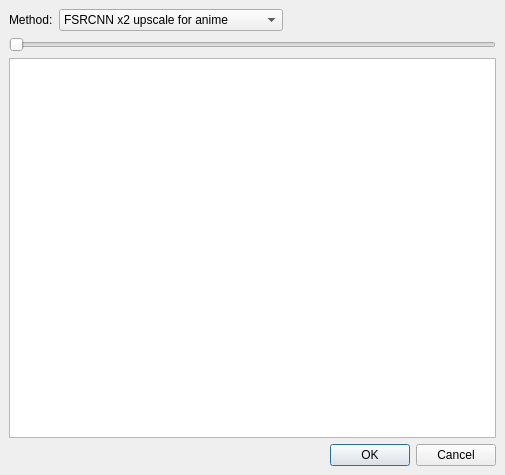
<?xml version="1.0" encoding="UTF-8"?>
<ui version="4.0">
 <class>aiEnhanceDialog</class>
 <widget class="QDialog" name="aiEnhanceDialog">
  <property name="geometry">
   <rect>
    <x>0</x>
    <y>0</y>
    <width>505</width>
    <height>475</height>
   </rect>
  </property>
  <property name="windowTitle">
   <string>A.I. Enhance</string>
  </property>
  <layout class="QVBoxLayout" name="verticalLayout">
   <property name="spacing">
    <number>6</number>
   </property>
   <property name="leftMargin">
    <number>9</number>
   </property>
   <property name="topMargin">
    <number>9</number>
   </property>
   <property name="rightMargin">
    <number>9</number>
   </property>
   <property name="bottomMargin">
    <number>9</number>
   </property>
   <item>
    <layout class="QHBoxLayout" name="horizontalLayout">
     <item>
      <widget class="QLabel" name="label">
       <property name="text">
        <string>Method:</string>
       </property>
      </widget>
     </item>
     <item>
      <widget class="QComboBox" name="comboBoxAlgo">
       <item>
        <property name="text">
         <string>FSRCNN x2 upscale for anime</string>
        </property>
       </item>
       <item>
        <property name="text">
         <string>FSRCNN x2 upscale with denoising</string>
        </property>
       </item>
       <item>
        <property name="text">
         <string>FSRCNN x2 upscale mild</string>
        </property>
       </item>
       <item>
        <property name="text">
         <string>FSRCNN x2 upscale</string>
        </property>
       </item>
       <item>
        <property name="text">
         <string>FSRCNN x3 upscale</string>
        </property>
       </item>
       <item>
        <property name="text">
         <string>FSRCNN x4 upscale</string>
        </property>
       </item>
      </widget>
     </item>
     <item>
      <widget class="QLabel" name="labelWarning">
       <property name="text">
        <string/>
       </property>
      </widget>
     </item>
     <item>
      <spacer>
       <property name="orientation">
        <enum>Qt::Horizontal</enum>
       </property>
       <property name="sizeHint" stdset="0">
        <size>
         <width>40</width>
         <height>20</height>
        </size>
       </property>
      </spacer>
     </item>
    </layout>
   </item>
   <item>
    <layout class="QHBoxLayout" name="toolboxLayout"/>
   </item>
   <item>
    <widget class="ADM_flyNavSlider" name="horizontalSlider">
     <property name="orientation">
      <enum>Qt::Horizontal</enum>
     </property>
    </widget>
   </item>
   <item>
    <widget class="QGraphicsView" name="graphicsView">
     <property name="focusPolicy">
      <enum>Qt::NoFocus</enum>
     </property>
    </widget>
   </item>
   <item>
    <widget class="QDialogButtonBox" name="buttonBox">
     <property name="orientation">
      <enum>Qt::Horizontal</enum>
     </property>
     <property name="standardButtons">
      <set>QDialogButtonBox::Cancel|QDialogButtonBox::Ok</set>
     </property>
    </widget>
   </item>
  </layout>
 </widget>
 <customwidgets>
  <customwidget>
   <class>ADM_QSlider</class>
   <extends>QSlider</extends>
   <header>ADM_toolkitQt.h</header>
  </customwidget>
  <customwidget>
   <class>ADM_flyNavSlider</class>
   <extends>ADM_QSlider</extends>
   <header>ADM_toolkitQt.h</header>
  </customwidget>
 </customwidgets>
 <resources/>
 <connections>
  <connection>
   <sender>buttonBox</sender>
   <signal>accepted()</signal>
   <receiver>aiEnhanceDialog</receiver>
   <slot>accept()</slot>
   <hints>
    <hint type="sourcelabel">
     <x>248</x>
     <y>254</y>
    </hint>
    <hint type="destinationlabel">
     <x>157</x>
     <y>274</y>
    </hint>
   </hints>
  </connection>
  <connection>
   <sender>buttonBox</sender>
   <signal>rejected()</signal>
   <receiver>aiEnhanceDialog</receiver>
   <slot>reject()</slot>
   <hints>
    <hint type="sourcelabel">
     <x>316</x>
     <y>260</y>
    </hint>
    <hint type="destinationlabel">
     <x>286</x>
     <y>274</y>
    </hint>
   </hints>
  </connection>
 </connections>
</ui>
